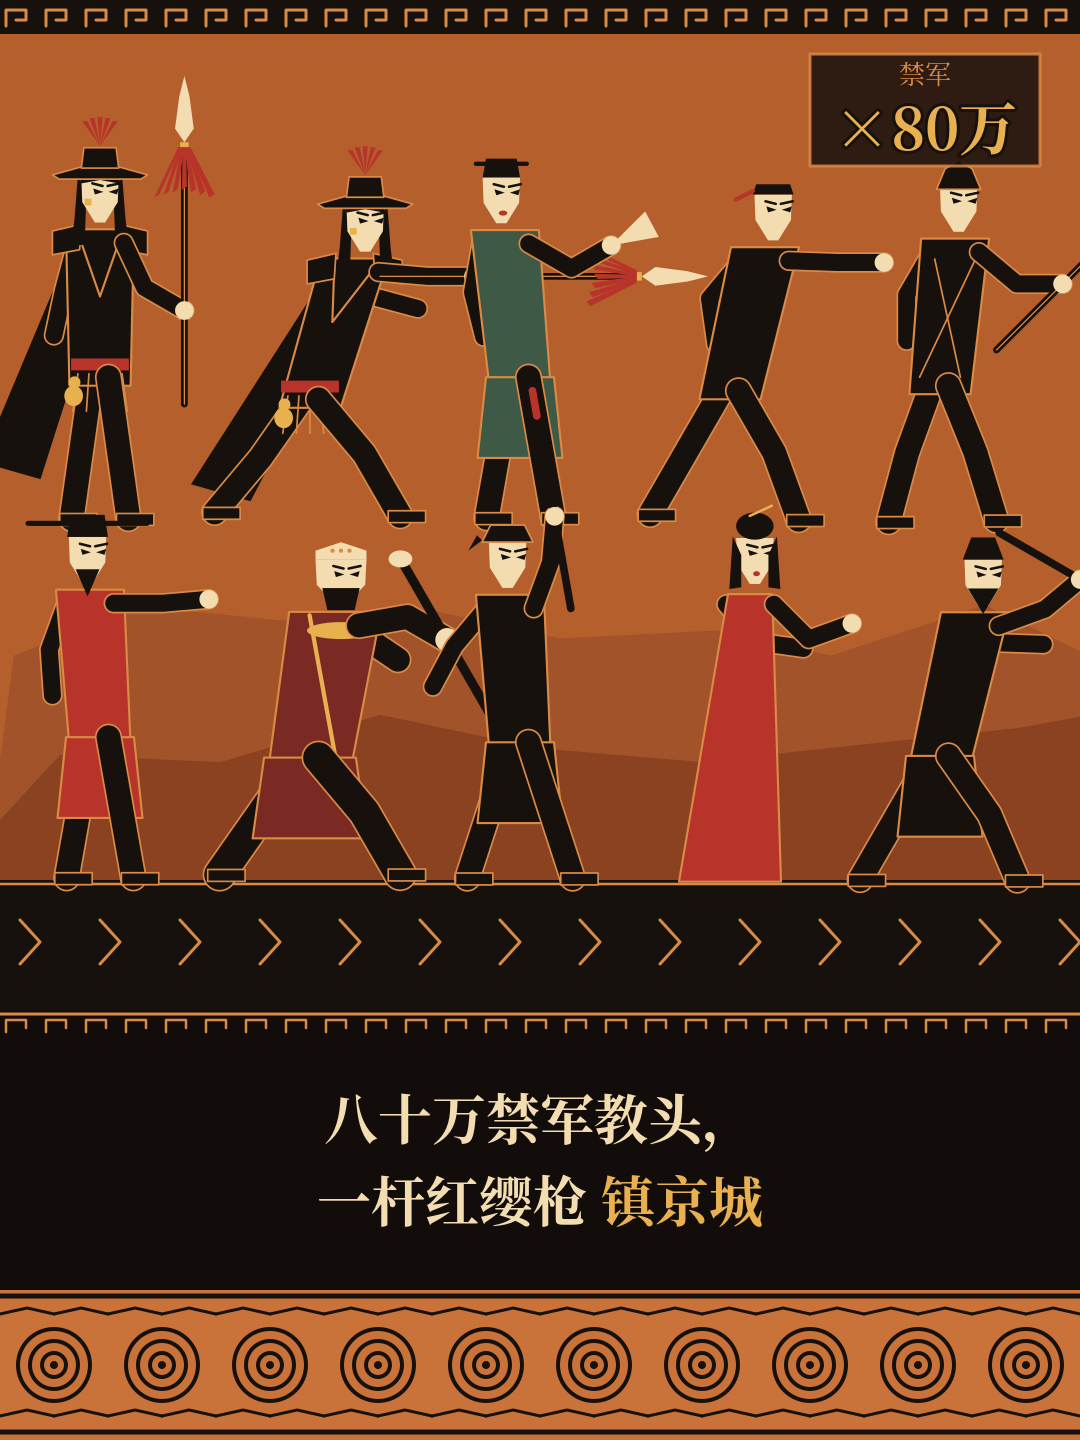

This chart was generated by the following Python code:
from lib import *
s=cairo.ImageSurface(cairo.FORMAT_ARGB32,W,H); c=cairo.Context(s); c.set_line_cap(1); c.set_line_join(1); p=P(c)
stage_bg(p); ground(p)
kinds=[('lin','stand'),('lin','thrust'),('gyn','fan'),('thug','punch'),('guard','guard'),('gq','point'),('lu','swing'),('cop','raise'),('wife','pray'),('hong','chop')]
for i,(k,po) in enumerate(kinds):
    x=100+(i%5)*210; gy=520 if i<5 else 880
    figure(p,x,gy,0.85,1,po,k)
frame_chrome(p,'八十万禁军教头，','一杆红缨枪 镇京城',(),hl('一杆红缨枪 镇京城','镇京城'),t=5,cap_t0=0)
counter(p,'禁军','×80万',1,0)
s.write_to_png('t1.png')
